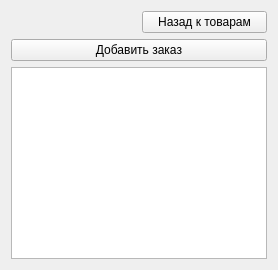
<?xml version="1.0" encoding="UTF-8"?>
<ui version="4.0">
 <class>OrdersPage</class>
 <widget class="QWidget" name="OrdersPage">
  <layout class="QVBoxLayout" name="main_layout">
   <item><layout class="QHBoxLayout" name="top_panel">
    <item><widget class="QLabel" name="lbl_fio"><property name="text"><string></string></property><property name="alignment"><set>Qt::AlignRight|Qt::AlignTrailing|Qt::AlignVCenter</set></property></widget></item>
    <item><widget class="QPushButton" name="btn_back"><property name="text"><string>Назад к товарам</string></property></widget></item>
   </layout></item>
   <item><layout class="QHBoxLayout" name="actions_panel">
    <item><widget class="QPushButton" name="btn_add_order"><property name="text"><string>Добавить заказ</string></property></widget></item>
   </layout></item>
   <item><widget class="QListWidget" name="list_orders"/></item>
  </layout>
 </widget>
</ui>
